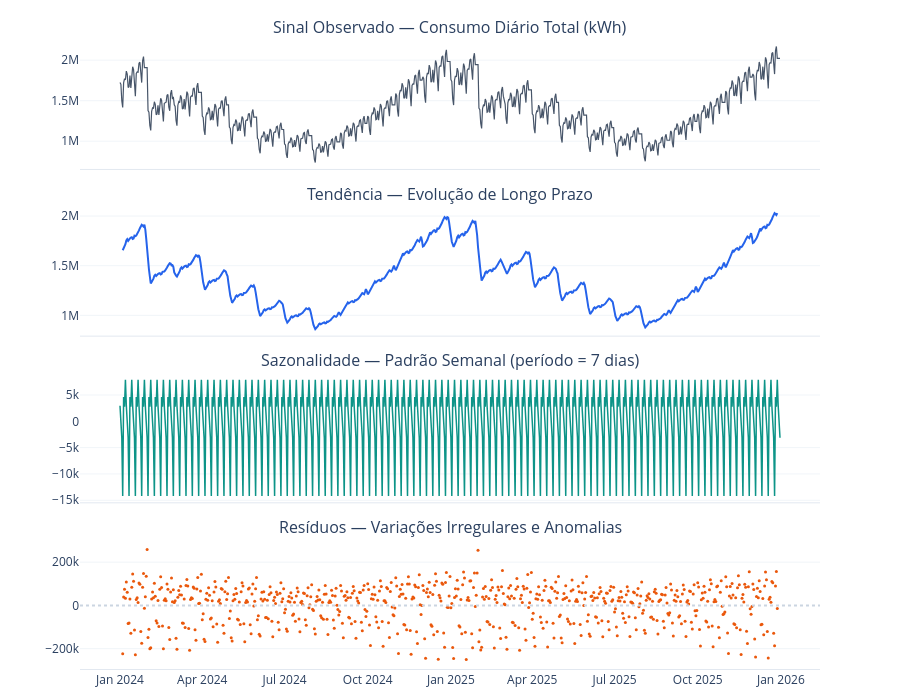

The cell this chart's notebook holds for it:
### Markdown cell above
## 3. Decomposição Sazonal da Série Temporal
A decomposição aditiva clássica separa a série em três componentes:
- **Tendência:** evolução de longo prazo do consumo médio
- **Sazonalidade:** padrão periódico repetido (ciclo semanal de 7 dias)
- **Resíduos:** variações irregulares não explicadas pelos componentes anteriores

Utiliza-se a agregação diária para reduzir ruído horário e tornar a decomposição mais legível.

### Code cell
# Agregar para série diária
df_diario = df.set_index("data_hora")["energia_ativa_kwh"].resample("D").sum().reset_index()
df_diario.columns = ["data", "energia_diaria"]
df_diario = df_diario.set_index("data")

# Decomposição aditiva — period=7 (ciclo semanal)
decomp = seasonal_decompose(df_diario["energia_diaria"], model="additive", period=7)

fig_decomp = make_subplots(
    rows=4, cols=1, shared_xaxes=True, vertical_spacing=0.06,
    subplot_titles=(
        "Sinal Observado — Consumo Diário Total (kWh)",
        "Tendência — Evolução de Longo Prazo",
        "Sazonalidade — Padrão Semanal (período = 7 dias)",
        "Resíduos — Variações Irregulares e Anomalias"
    )
)

fig_decomp.add_trace(go.Scatter(x=decomp.observed.index,  y=decomp.observed,
    mode="lines", line=dict(color="#475569", width=1.2), name="Observado"), row=1, col=1)
fig_decomp.add_trace(go.Scatter(x=decomp.trend.index,     y=decomp.trend,
    mode="lines", line=dict(color="#2563EB", width=2),   name="Tendência"), row=2, col=1)
fig_decomp.add_trace(go.Scatter(x=decomp.seasonal.index,  y=decomp.seasonal,
    mode="lines", line=dict(color="#0D9488", width=1.5), name="Sazonalidade"), row=3, col=1)
fig_decomp.add_trace(go.Scatter(x=decomp.resid.index,     y=decomp.resid,
    mode="markers", marker=dict(color="#EA580C", size=3), name="Resíduos"), row=4, col=1)

# Linha zero nos resíduos
fig_decomp.add_hline(y=0, line_dash="dot", line_color="#CBD5E1", row=4, col=1)

fig_decomp.update_layout(
    plot_bgcolor="white", paper_bgcolor="white",
    height=700, showlegend=False, margin=dict(t=40, b=20)
)
for i in range(1, 5):
    fig_decomp.update_xaxes(showgrid=False, linecolor="#E2E8F0", row=i, col=1)
    fig_decomp.update_yaxes(showgrid=True,  gridcolor="#F1F5F9", row=i, col=1)
fig_decomp.show()

# Peso relativo de cada componente
var_tend  = decomp.trend.dropna().var()
var_saz   = decomp.seasonal.var()
var_resid = decomp.resid.dropna().var()
var_total = var_tend + var_saz + var_resid
print(f"Variância explicada — Tendência: {var_tend/var_total*100:.1f}% | "
      f"Sazonalidade: {var_saz/var_total*100:.1f}% | Resíduos: {var_resid/var_total*100:.1f}%")

### Figure 1 — Plotly figure (JSON) as saved in the notebook; plotly's stock layout.template omitted (floating-point values rounded to 4 significant figures; data arrays with more than 128 entries replaced by an {"elided": "..."} marker saying what was removed)
{"data": [{"line": {"color": "#475569", "width": 1.2}, "mode": "lines", "name": "Observado", "type": "scatter", "x": {"elided": "731 str values"}, "xaxis": "x", "y": {"elided": "731 float values"}, "yaxis": "y"}, {"line": {"color": "#2563EB", "width": 2}, "mode": "lines", "name": "Tendência", "type": "scatter", "x": {"elided": "731 str values"}, "xaxis": "x2", "y": {"elided": "731 float values"}, "yaxis": "y2"}, {"line": {"color": "#0D9488", "width": 1.5}, "mode": "lines", "name": "Sazonalidade", "type": "scatter", "x": {"elided": "731 str values"}, "xaxis": "x3", "y": {"elided": "731 float values"}, "yaxis": "y3"}, {"marker": {"color": "#EA580C", "size": 3}, "mode": "markers", "name": "Resíduos", "type": "scatter", "x": {"elided": "731 str values"}, "xaxis": "x4", "y": {"elided": "731 float values"}, "yaxis": "y4"}], "layout": {"annotations": [{"font": {"size": 16}, "showarrow": false, "text": "Sinal Observado — Consumo Diário Total (kWh)", "x": 0.5, "xanchor": "center", "xref": "paper", "y": 1, "yanchor": "bottom", "yref": "paper"}, {"font": {"size": 16}, "showarrow": false, "text": "Tendência — Evolução de Longo Prazo", "x": 0.5, "xanchor": "center", "xref": "paper", "y": 0.735, "yanchor": "bottom", "yref": "paper"}, {"font": {"size": 16}, "showarrow": false, "text": "Sazonalidade — Padrão Semanal (período = 7 dias)", "x": 0.5, "xanchor": "center", "xref": "paper", "y": 0.47, "yanchor": "bottom", "yref": "paper"}, {"font": {"size": 16}, "showarrow": false, "text": "Resíduos — Variações Irregulares e Anomalias", "x": 0.5, "xanchor": "center", "xref": "paper", "y": 0.205, "yanchor": "bottom", "yref": "paper"}], "height": 700, "margin": {"b": 20, "t": 40}, "paper_bgcolor": "white", "plot_bgcolor": "white", "shapes": [{"line": {"color": "#CBD5E1", "dash": "dot"}, "type": "line", "x0": 0, "x1": 1, "xref": "x4 domain", "y0": 0, "y1": 0, "yref": "y4"}], "showlegend": false, "xaxis": {"anchor": "y", "domain": [0, 1], "linecolor": "#E2E8F0", "matches": "x4", "showgrid": false, "showticklabels": false}, "xaxis2": {"anchor": "y2", "domain": [0, 1], "linecolor": "#E2E8F0", "matches": "x4", "showgrid": false, "showticklabels": false}, "xaxis3": {"anchor": "y3", "domain": [0, 1], "linecolor": "#E2E8F0", "matches": "x4", "showgrid": false, "showticklabels": false}, "xaxis4": {"anchor": "y4", "domain": [0, 1], "linecolor": "#E2E8F0", "showgrid": false}, "yaxis": {"anchor": "x", "domain": [0.795, 1], "gridcolor": "#F1F5F9", "showgrid": true}, "yaxis2": {"anchor": "x2", "domain": [0.53, 0.735], "gridcolor": "#F1F5F9", "showgrid": true}, "yaxis3": {"anchor": "x3", "domain": [0.265, 0.47], "gridcolor": "#F1F5F9", "showgrid": true}, "yaxis4": {"anchor": "x4", "domain": [0, 0.205], "gridcolor": "#F1F5F9", "showgrid": true}}}
